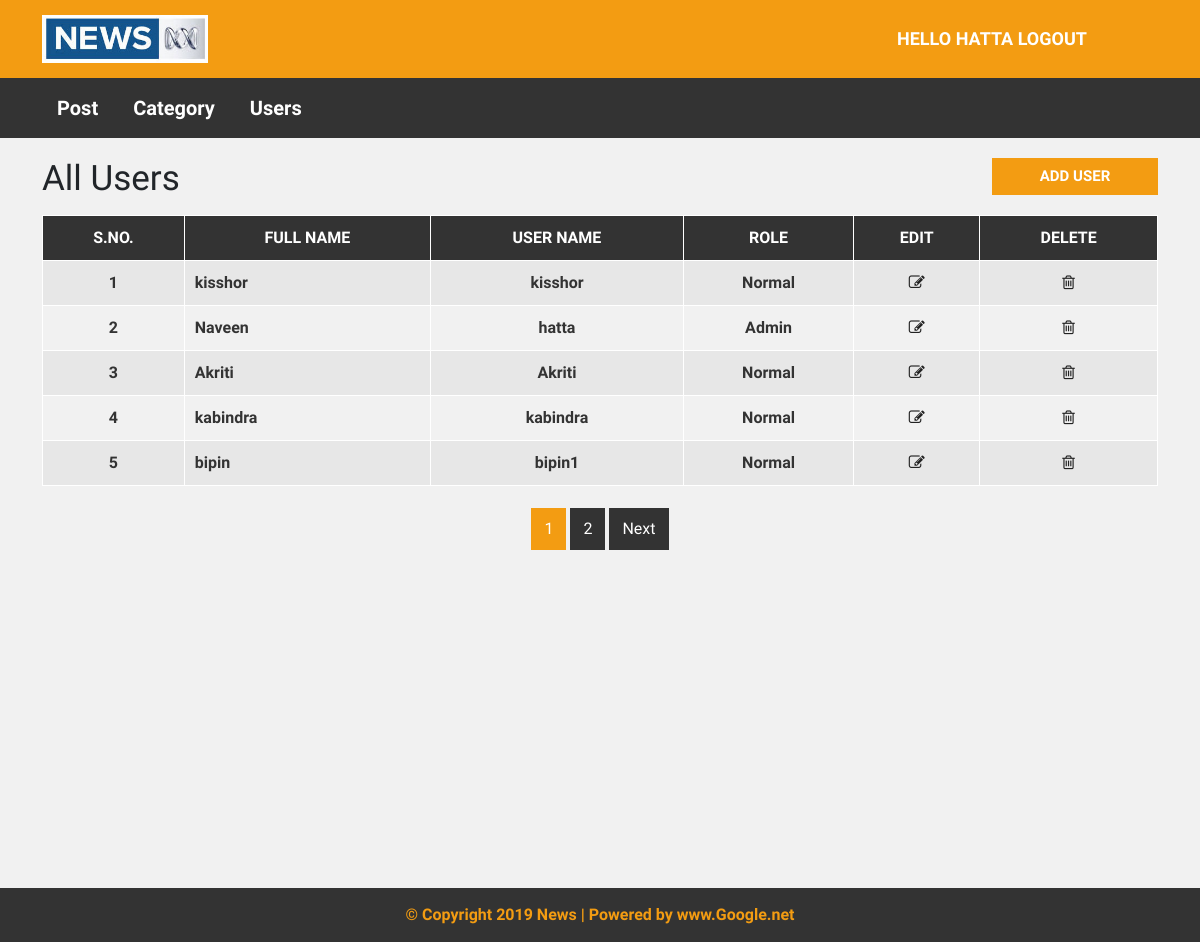
/admin/users.php (signed in), run on the app's committed database.
### tables this page shows
CREATE TABLE `user` (
  `user_id` int(10) UNSIGNED NOT NULL,
  `first_name` varchar(30) NOT NULL,
  `last_name` varchar(30) NOT NULL,
  `username` varchar(30) DEFAULT NULL,
  `password` varchar(255) DEFAULT NULL,
  `role` int(11) NOT NULL
);

### admin/users.php (the view, shortened to what this page needs)
<?php include "header.php";
?>
  <div id="admin-content">
      <div class="container">
          <div class="row">
              <div class="col-md-10">
                  <h1 class="admin-heading">All Users</h1>
              </div>
              <div class="col-md-2">
                  <a class="add-new" href="add-user.php">add user</a>
              </div>
              <div class="col-md-12">
                  <?php
                  include('config.php');
                  $limit = 5;
                  if (isset($_GET['page'])) {
                    $page = $_GET['page'];
                  }else{
                      $page = 1;
                  }
                  $offset = ($page -1)*$limit;
                  $sql = "SELECT *FROM user ORDER BY user_id ASC LIMIT {$offset},{$limit}";
                  $query = mysqli_query($conn, $sql);
                    if (mysqli_num_rows($query) > 0) {
                  ?>
                  <table class="content-table">
                      <thead>
                          <th>S.No.</th>
                          <th>Full Name</th>
                          <th>User Name</th>
                          <th>Role</th>
                          <th>Edit</th>
                          <th>Delete</th>
                      </thead>
                      <tbody>
                          <?php
                          $serial = $offset + 1;
                          while ($row = mysqli_fetch_assoc($query)) {
                          ?>
                          <tr>
                              <td class='id'><?php echo $serial; ?></td>
                              <td><?php echo $row['first_name']; ?></td>
                              <td><?php echo $row['username']; ?></td>
                              <td><?php if($row['role'] == 1){
                                  echo "Admin";
                              }else{
                                  echo"Normal";
                              }
                              ?></td>
                              <td class='edit'><a href='update-user.php?id=<?php echo $row['user_id']; ?>'><i class='fa fa-edit'></i></a></td>
                              <td class='delete'><a href='delete-user.php?id=<?php echo $row['user_id']; ?>'><i class='fa fa-trash-o'></i></a></td>
                          </tr>
                          <?php
                          $serial++;
                            }
                          ?>
                      </tbody>
                  </table>
                  <?php
                  $sql1 = "SELECT *FROM user";
                  $result1 = mysqli_query($conn, $sql1);
                  if (mysqli_num_rows($result1)>0) {
                      $num = mysqli_num_rows($result1);
                      $total_page = ceil($num / $limit);
                      echo"<ul class='pagination admin-pagination'>";
                      for ($i=1; $i <= $total_page; $i++) {
                          if ($i == $page) {
                            $active = "active";
                          }else{
                            $active = "";
                          }
                        echo'<li class="'.$active.'"><a href="users.php?page='.$i.'">'.$i.'</a></li>';
                      }
                      if ($total_page > $page) {
                        echo'<li><a href="users.php?page='.($page+1).'">Next</a></li>';
                      }
                    echo"</ul>";
                  }
                    }
                  ?>
              </div>
          </div>
      </div>
  </div>
<?php include "footer.php"; ?>

### css/style.css (style rules this page uses)
body { background: #f1f1f1; font-family: 'Libre Franklin', sans-serif; }
a, a:hover, a:focus { text-decoration: none; outline: none; }
ul { margin: 0; padding: 0; list-style: none; }
#admin-content { padding: 20px 0; min-height: 750px; }
#admin-content .admin-heading { font-size: 35px; margin: 0 0 15px; }
#admin-content .add-new { color: #fff; background-color: #F39C12; font-size: 15px; font-weight: 600; text-align: center; text-transform: uppercase; padding: 7px 10px; display: block; transition: all 0.3s; }
#admin-content .content-table { border: 1px solid #1B2631; width: 100%; margin: 0 0 20px; }
#admin-content .content-table thead { color: #fff; background-color: #333; }
#admin-content .content-table th { padding: 10px; border: 1px solid #fff; font-weight: 600; text-align: center; text-transform: uppercase; }
#admin-content .content-table tbody { color: #333; }
#admin-content .content-table tbody tr { background-color: #e7e7e7; }
#admin-content .content-table tbody tr:nth-child(even) { background-color: transparent; }
#admin-content .content-table tbody td { padding: 10px; border: 1px solid #fff; font-weight: 600; text-align: center; }
#admin-content .content-table tbody td:nth-child(2) { text-align: left; }
#admin-content .admin-pagination { margin: 0; }
#admin-content .admin-pagination li a { display: block; }
.id, .edit, .delete { text-align: center; }
.pagination { display: block; text-align: center; margin: 0; }
.pagination li { display: inline-block; color: #fff; cursor: pointer; }
.pagination li a { border: none; background: #333; margin: 2px; padding: 9px 13px; color: #fff; }
.pagination>.active>a { background-color: #F39C12; color: #fff; }
i.fa { color: #222; }

### data on the page
user: first_name "kisshor", username "kisshor", role "Normal"
user: first_name "Naveen", username "hatta", role "Admin"
user: first_name "Akriti", username "Akriti", role "Normal"
user: first_name "kabindra", username "kabindra", role "Normal"
user: first_name "bipin", username "bipin1", role "Normal"

### other printed values
$_SESSION['username'] "HATTA"
